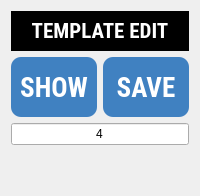
               <widget class="QWidget" name="page_1">
                <layout class="QVBoxLayout" name="verticalLayout_5">
                 <item>
                  <widget class="QLabel" name="label_6">
                   <property name="minimumSize">
                    <size>
                     <width>0</width>
                     <height>40</height>
                    </size>
                   </property>
                   <property name="maximumSize">
                    <size>
                     <width>16777215</width>
                     <height>40</height>
                    </size>
                   </property>
                   <property name="font">
                    <font>
                     <family>Roboto Condensed</family>
                     <pointsize>16</pointsize>
                     <weight>75</weight>
                     <bold>true</bold>
                    </font>
                   </property>
                   <property name="styleSheet">
                    <string notr="true">color: rgb(255, 255, 255);
background-color: rgb(0, 0, 0);</string>
                   </property>
                   <property name="text">
                    <string>TEMPLATE EDIT</string>
                   </property>
                   <property name="alignment">
                    <set>Qt::AlignCenter</set>
                   </property>
                  </widget>
                 </item>
                 <item>
                  <layout class="QHBoxLayout" name="horizontalLayout_27">
                   <item>
                    <widget class="QPushButton" name="inspPatternOKBtn">
                     <property name="sizePolicy">
                      <sizepolicy hsizetype="Preferred" vsizetype="Preferred">
                       <horstretch>0</horstretch>
                       <verstretch>0</verstretch>
                      </sizepolicy>
                     </property>
                     <property name="minimumSize">
                      <size>
                       <width>0</width>
                       <height>60</height>
                      </size>
                     </property>
                     <property name="maximumSize">
                      <size>
                       <width>16777215</width>
                       <height>80</height>
                      </size>
                     </property>
                     <property name="font">
                      <font>
                       <family>Roboto Condensed</family>
                       <pointsize>20</pointsize>
                       <weight>75</weight>
                       <bold>true</bold>
                      </font>
                     </property>
                     <property name="styleSheet">
                      <string notr="true">color: rgb(255, 255, 255);
background-color: rgb(64, 129, 193);
border-width: 1px;
padding: 5px;
border-radius: 10px;</string>
                     </property>
                     <property name="text">
                      <string>SHOW</string>
                     </property>
                    </widget>
                   </item>
                   <item>
                    <widget class="QPushButton" name="teachTempSaveBtn">
                     <property name="sizePolicy">
                      <sizepolicy hsizetype="Preferred" vsizetype="Preferred">
                       <horstretch>0</horstretch>
                       <verstretch>0</verstretch>
                      </sizepolicy>
                     </property>
                     <property name="minimumSize">
                      <size>
                       <width>0</width>
                       <height>60</height>
                      </size>
                     </property>
                     <property name="maximumSize">
                      <size>
                       <width>16777215</width>
                       <height>80</height>
                      </size>
                     </property>
                     <property name="font">
                      <font>
                       <family>Roboto Condensed</family>
                       <pointsize>20</pointsize>
                       <weight>75</weight>
                       <bold>true</bold>
                      </font>
                     </property>
                     <property name="styleSheet">
                      <string notr="true">color: rgb(255, 255, 255);
background-color: rgb(64, 129, 193);
border-width: 1px;
padding: 5px;
border-radius: 10px;</string>
                     </property>
                     <property name="text">
                      <string>SAVE</string>
                     </property>
                    </widget>
                   </item>
                  </layout>
                 </item>
                 <item>
                  <widget class="QLineEdit" name="teachPatternResize">
                   <property name="text">
                    <string>4</string>
                   </property>
                   <property name="alignment">
                    <set>Qt::AlignCenter</set>
                   </property>
                  </widget>
                 </item>
                 <item>
                  <spacer name="verticalSpacer_3">
                   <property name="orientation">
                    <enum>Qt::Vertical</enum>
                   </property>
                   <property name="sizeHint" stdset="0">
                    <size>
                     <width>20</width>
                     <height>40</height>
                    </size>
                   </property>
                  </spacer>
                 </item>
                </layout>
               </widget>
